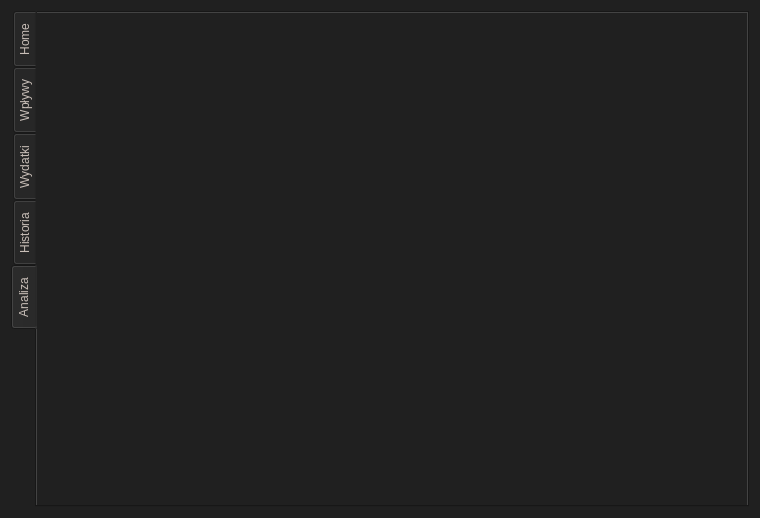
<?xml version="1.0" encoding="UTF-8"?>
<ui version="4.0">
 <class>Main_window</class>
 <widget class="QWidget" name="Main_window">
  <property name="geometry">
   <rect>
    <x>0</x>
    <y>0</y>
    <width>760</width>
    <height>518</height>
   </rect>
  </property>
  <property name="windowTitle">
   <string>Form</string>
  </property>
  <property name="styleSheet">
   <string notr="true">QWidget {
background: #202020}

QFrame {
background: #252525 }

QLabel {
color: #c8beb7;
}

QPushButton {
background-color: #182B32;
color: #c8beb7;
}

QComboBox {
background-color: #3e3e3e;
color: #c8beb7;
}

QLineEdit {
background-color: #3e3e3e;
color: #c8beb7;
}

QDateEdit {
background-color: #3e3e3e;
color: #c8beb7;
}

QListWidget { color: #c8beb7; }
QTabBar::tab {
    /* Style dla wszystkich zakładek */
    color: #c8beb7;  /* Przykładowy kolor tekstu dla zakładek */
}
</string>
  </property>
  <layout class="QGridLayout" name="gridLayout">
   <item row="0" column="0">
    <widget class="TabWidget" name="tabWidget">
     <property name="styleSheet">
      <string notr="true"/>
     </property>
     <property name="tabPosition">
      <enum>QTabWidget::West</enum>
     </property>
     <property name="currentIndex">
      <number>4</number>
     </property>
     <property name="usesScrollButtons">
      <bool>false</bool>
     </property>
     <property name="documentMode">
      <bool>false</bool>
     </property>
     <property name="tabsClosable">
      <bool>false</bool>
     </property>
     <property name="movable">
      <bool>false</bool>
     </property>
     <property name="tabBarAutoHide">
      <bool>false</bool>
     </property>
     <widget class="QWidget" name="start_tab">
      <attribute name="icon">
       <iconset resource="../src/resources/res.qrc">
        <normaloff>:/domek_kolor_32.png</normaloff>:/domek_kolor_32.png</iconset>
      </attribute>
      <attribute name="title">
       <string>Home</string>
      </attribute>
     </widget>
     <widget class="Incomes_tab" name="incomes_tab">
      <attribute name="icon">
       <iconset resource="../src/resources/res.qrc">
        <normaloff>:/wplywy_kolor_32.png</normaloff>:/wplywy_kolor_32.png</iconset>
      </attribute>
      <attribute name="title">
       <string>Wpływy</string>
      </attribute>
     </widget>
     <widget class="Expenses_tab" name="expenses_tab">
      <attribute name="icon">
       <iconset resource="../src/resources/res.qrc">
        <normaloff>:/wydatki_kolor_32.png</normaloff>:/wydatki_kolor_32.png</iconset>
      </attribute>
      <attribute name="title">
       <string>Wydatki</string>
      </attribute>
     </widget>
     <widget class="History_tab" name="history_tab">
      <attribute name="icon">
       <iconset resource="../src/resources/res.qrc">
        <normaloff>:/historia_kolor_32.png</normaloff>:/historia_kolor_32.png</iconset>
      </attribute>
      <attribute name="title">
       <string>Historia</string>
      </attribute>
     </widget>
     <widget class="Analysis_tab" name="analysis_tab">
      <attribute name="icon">
       <iconset resource="../src/resources/res.qrc">
        <normaloff>:/analiza_kolor_32.png</normaloff>:/analiza_kolor_32.png</iconset>
      </attribute>
      <attribute name="title">
       <string>Analiza</string>
      </attribute>
     </widget>
    </widget>
   </item>
  </layout>
 </widget>
 <customwidgets>
  <customwidget>
   <class>Incomes_tab</class>
   <extends>QWidget</extends>
   <header>src.tabs.incomes_tab</header>
   <container>1</container>
  </customwidget>
  <customwidget>
   <class>Expenses_tab</class>
   <extends>QWidget</extends>
   <header>src.tabs.expenses_tab</header>
   <container>1</container>
  </customwidget>
  <customwidget>
   <class>History_tab</class>
   <extends>QWidget</extends>
   <header>src.tabs.history_tab</header>
   <container>1</container>
  </customwidget>
  <customwidget>
   <class>Analysis_tab</class>
   <extends>QWidget</extends>
   <header>src.tabs.analysis_tab</header>
   <container>1</container>
  </customwidget>
  <customwidget>
   <class>TabWidget</class>
   <extends>QTabWidget</extends>
   <header>src.tabs.horizontal_tabs</header>
   <container>1</container>
  </customwidget>
 </customwidgets>
 <resources>
  <include location="../src/resources/res.qrc"/>
 </resources>
 <connections/>
</ui>
